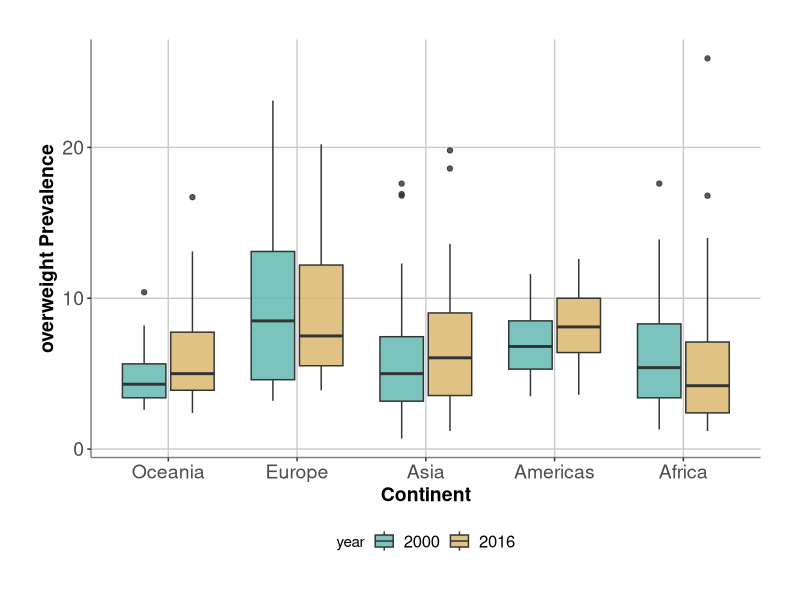

Here is the R script that generated this plot:
library(tidyverse)

world_bank_countries <- read_csv("data/world_bank_countries.csv")

# https://ggplot2tor.com/theme

world_bank_countries %>% 
  filter(year %in% c(2000, 2016)) %>% 
  mutate(
    year = year %>% as_factor,
    continent = continent %>% as_factor %>% 
      fct_relevel("Oceania", "Europe", "Asia", 
                  "Americas", "Africa")) %>%
  ggplot(aes(x = continent, 
             y = overweight,
             fill = year)) + 
  geom_boxplot(width = 0.75, 
               alpha = .8,
               position = position_dodge2(padding = 0.1)) +
  scale_fill_manual(values = c("#5ab4ac", "#d8b365")) +
  scale_y_continuous(name = "overweight Prevalence") +
  scale_x_discrete(name = "Continent") +
  theme(
    plot.margin = unit(rep(1, 4), "cm"),
    panel.background = element_rect(fill = "white"),
    panel.grid = element_line(color = "grey80"),
    panel.grid.minor = element_blank(),
    axis.line = element_line(color = "grey50"),
    axis.text = element_text(size = 14),
    axis.title = element_text(size = 14, face = "bold"),
    legend.position = "bottom",
    legend.text = element_text(size = 12)
  )
